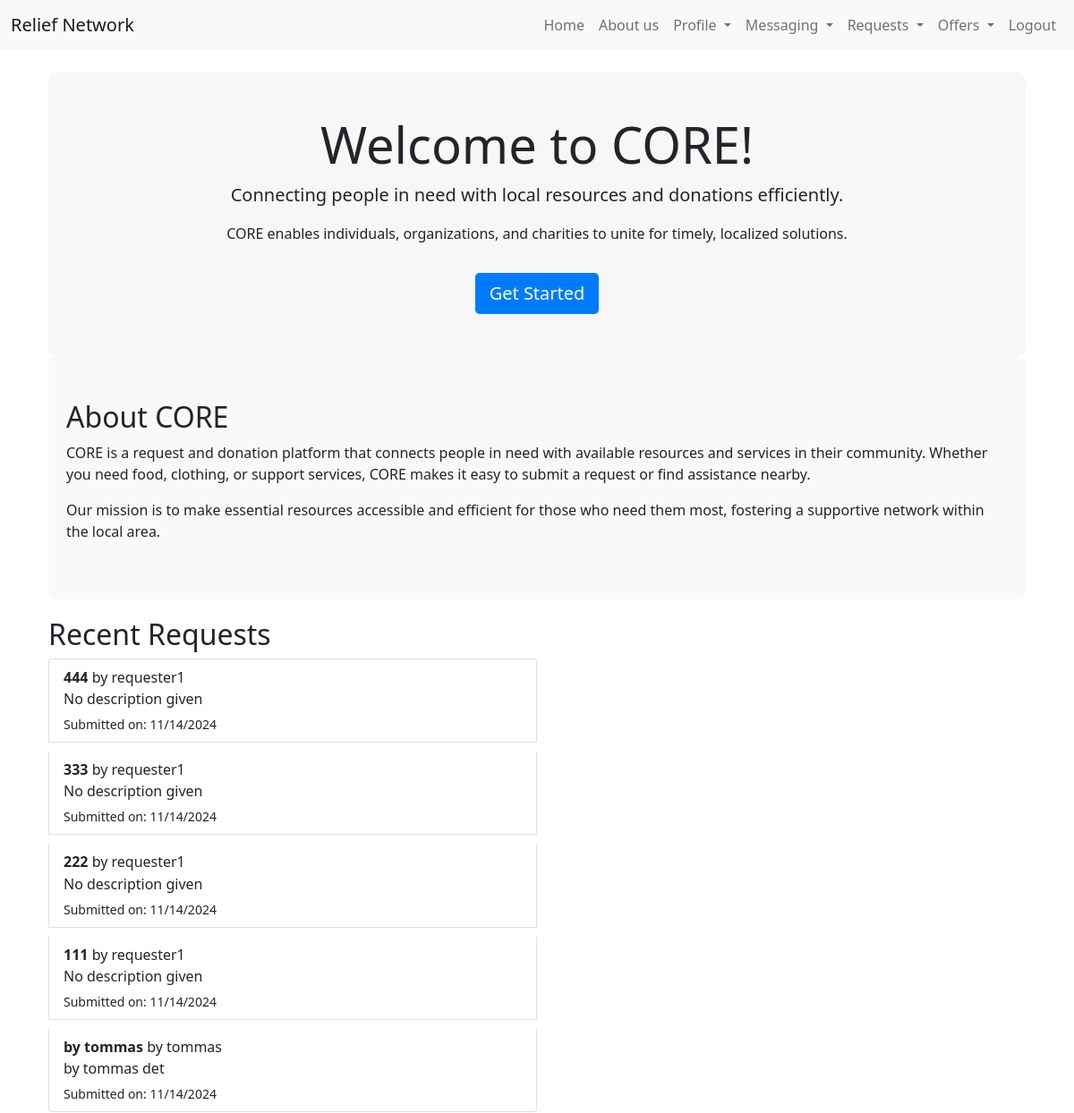
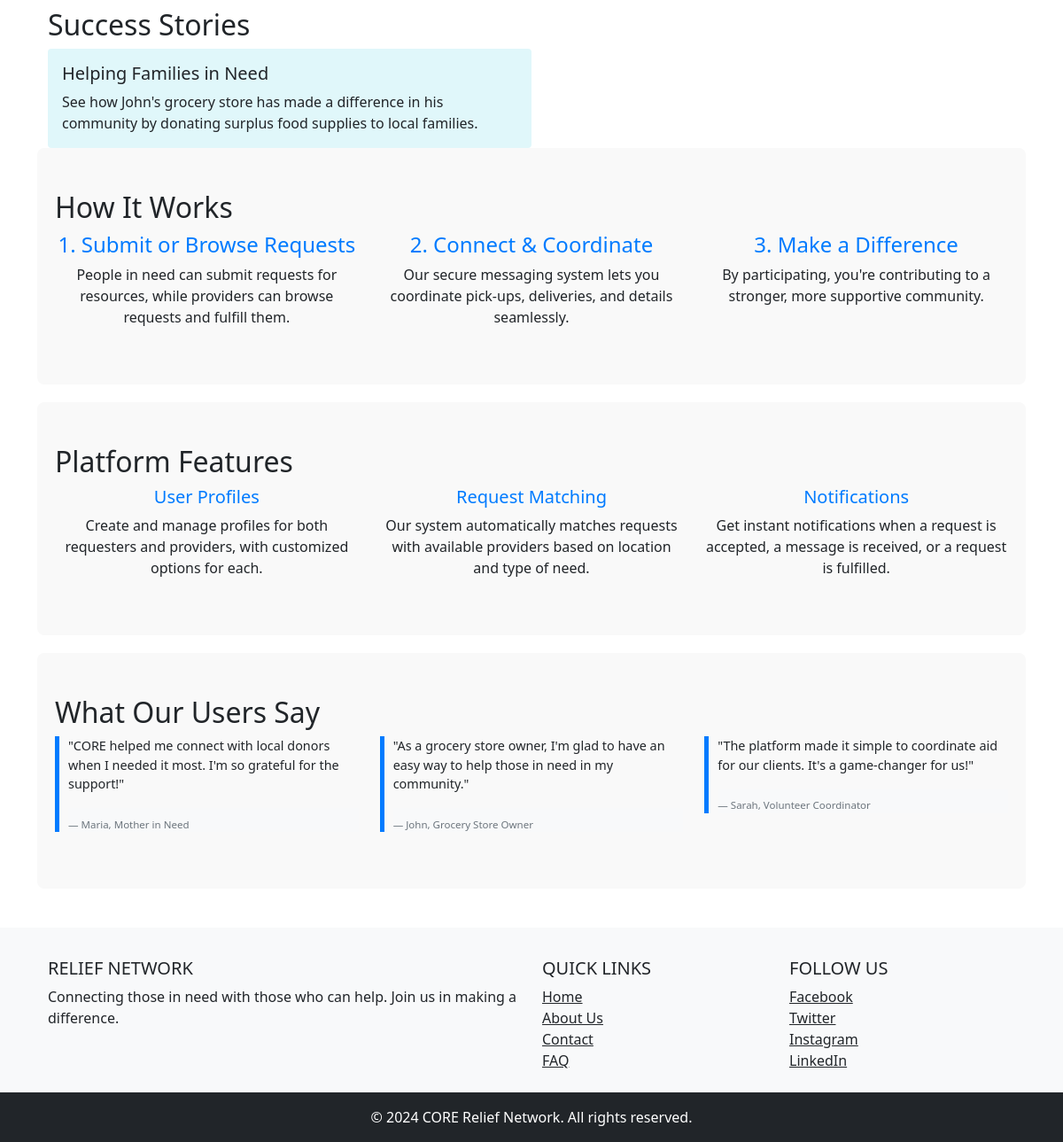
Screenshot of /home/ (signed in) with the database file from the repository (2 pictures, top to bottom).
### requests_app/models.py (models this page shows, shortened)
class Request(models.Model):
    CATEGORY_CHOICES = (
        ('food', 'Food'),
        ('water', 'Water'),
        ('clothing', 'Clothing'),
        ('shelter', 'Shelter'),
        ('medical', 'Medical Supplies'),
        ('other', 'Other'),
    )
    URGENCY_LEVELS = (
        ('low', 'Low'),
        ('medium', 'Medium'),
        ('high', 'High'),
    )
    STATUS_CHOICES = (
        ('pending', 'Pending'),
        ('accepted', 'Accepted'),
        ('in_progress', 'In Progress'),
        ('completed', 'Completed'),
        ('cancelled', 'Cancelled'),
    )
    user = models.ForeignKey(User, on_delete=models.CASCADE)
    title = models.CharField(max_length=100, default='No title given')
    description = models.TextField(default='No description given')
    location = models.CharField(max_length=255, default='No location given')# add a more detailed address later
    category = models.CharField(max_length=50, choices=CATEGORY_CHOICES, default='Other')
    urgency = models.CharField(max_length=10, choices=URGENCY_LEVELS, default='Low')
    status = models.CharField(max_length=11, choices=STATUS_CHOICES, default='Pending')
    accepted_by = models.ForeignKey(User, null=True, blank=True, on_delete=models.SET_NULL, related_name='accepted_requests')# changeed the default to None if no one has accepted the request
    created_at = models.DateTimeField(default=timezone.now, editable=False)

### accounts/models.py (models this page shows)
class User(AbstractUser):
    USER_TYPE_CHOICES = (
        ('requester', 'Requester'),
        ('provider', 'Provider'),
    )
    user_type = models.CharField(max_length=10, choices=USER_TYPE_CHOICES)
    name = models.CharField(max_length=255, null=True, blank=True)  # Adding a name field
    email = models.EmailField(unique=True)

### main/views.py (the view)
# urls.py: 2. Add a URL to urlpatterns:  path('', views.home, name='home')
def home(request):
    recent_requests = Request.objects.order_by('-created_at')[:5]
    return render(request, 'home.html', {
        'recent_requests': recent_requests,
    })

### main/templates/home.html
{% extends 'base.html' %}
{% block content %}
{% load static %}
<link rel="stylesheet" href="{% static 'css/home.css' %}">
<div class="container">
    <div class="hero-section text-center py-5">
        <h1 class="display-4">Welcome to CORE!</h1>
        <p class="lead">Connecting people in need with local resources and donations efficiently.</p>
        <p>CORE enables individuals, organizations, and charities to unite for timely, localized solutions.</p>
        <a href="{% url 'signup' %}" class="btn btn-primary btn-lg mt-3">Get Started</a>
    </div>
    <section class="about-section py-5">
        <h2>About CORE</h2>
        <p>CORE is a request and donation platform that connects people in need with available resources and services in their community. Whether you need food, clothing, or support services, CORE makes it easy to submit a request or find assistance nearby.</p>
        <p>Our mission is to make essential resources accessible and efficient for those who need them most, fostering a supportive network within the local area.</p>
    </section>
    <div class="col-md-6">
        <h2>Recent Requests</h2>
        <ul class="list-group">
            {% for request in recent_requests %}
            <li class="list-group-item">
                <strong>{{ request.title }}</strong> by {{ request.user.username }}
                <span class="badge badge-primary">{{ request.get_status_display }}</span>
                <p class="mb-1">{{ request.description|truncatewords:20 }}</p>
                <small>Submitted on: {{ request.created_at|date:"SHORT_DATE_FORMAT" }}</small>
            </li>
            {% empty %}
            <li class="list-group-item">No recent requests available.</li>
            {% endfor %}
        </ul>
    </div>
        <div class="col-md-6">
            <h2>Success Stories</h2>
            <div class="card success-story">
                <div class="card-body">
                    <h5 class="card-title">Helping Families in Need</h5>
                    <p class="card-text">See how John's grocery store has made a difference in his community by donating surplus food supplies to local families.</p>
                </div>
            </div>
        </div>
    </div>
    <section class="how-it-works py-5">
        <h2>How It Works</h2>
        <div class="row">
            <div class="col-md-4">
                <h4>1. Submit or Browse Requests</h4>
                <p>People in need can submit requests for resources, while providers can browse requests and fulfill them.</p>
            </div>
            <div class="col-md-4">
                <h4>2. Connect & Coordinate</h4>
                <p>Our secure messaging system lets you coordinate pick-ups, deliveries, and details seamlessly.</p>
            </div>
            <div class="col-md-4">
                <h4>3. Make a Difference</h4>
                <p>By participating, you're contributing to a stronger, more supportive community.</p>
            </div>
        </div>
    </section>
    <section class="features-section py-5">
        <h2>Platform Features</h2>
        <div class="row">
            <div class="col-md-4">
                <h5>User Profiles</h5>
                <p>Create and manage profiles for both requesters and providers, with customized options for each.</p>
            </div>
            <div class="col-md-4">
                <h5>Request Matching</h5>
                <p>Our system automatically matches requests with available providers based on location and type of need.</p>
            </div>
            <div class="col-md-4">
                <h5>Notifications</h5>
                <p>Get instant notifications when a request is accepted, a message is received, or a request is fulfilled.</p>
            </div>
        </div>
    </section>
    <section class="testimonials py-5">
        <h2>What Our Users Say</h2>
        <div class="row">
            <div class="col-md-4">
                <blockquote>
                    <p>"CORE helped me connect with local donors when I needed it most. I'm so grateful for the support!"</p>
                    <footer>— Maria, Mother in Need</footer>
                </blockquote>
            </div>
            <div class="col-md-4">
                <blockquote>
                    <p>"As a grocery store owner, I'm glad to have an easy way to help those in need in my community."</p>
                    <footer>— John, Grocery Store Owner</footer>
                </blockquote>
            </div>
            <div class="col-md-4">
                <blockquote>
                    <p>"The platform made it simple to coordinate aid for our clients. It's a game-changer for us!"</p>
                    <footer>— Sarah, Volunteer Coordinator</footer>
                </blockquote>
            </div>
        </div>
    </section>
</div>
{% endblock %}

### static/css/base.css (style rules this page uses)
html, body { height: 100%; margin: 0; display: flex; flex-direction: column; }
footer { background-color: #f8f9fa; padding-top: 10px; }

### static/css/home.css (style rules this page uses)
.hero-section { background-color: #f7f7f7; padding: 40px; text-align: center; border-radius: 10px; }
.about-section, .how-it-works, .features-section, .testimonials { background-color: #f9f9f9; padding: 20px; border-radius: 8px; margin-bottom: 20px; }
.list-group-item { margin-bottom: 10px; }
.success-story { background-color: #e0f7fa; border: none; }
blockquote { font-size: 0.9em; border-left: 5px solid #007bff; padding-left: 10px; }
blockquote footer { font-size: 0.8em; color: #6c757d; }
.features-section .col-md-4, .how-it-works .col-md-4 { text-align: center; }
.features-section h5, .how-it-works h4 { color: #007bff; }
.btn-primary { background-color: #007bff; border: none; }

### rows the page displays
Request: title "444", user.username "requester1", description "No description given", created_at "11/14/2024"
Request: title "333", user.username "requester1", description "No description given", created_at "11/14/2024"
Request: title "222", user.username "requester1", description "No description given", created_at "11/14/2024"
Request: title "111", user.username "requester1", description "No description given", created_at "11/14/2024"
Request: title "by tommas", user.username "tommas", description "by tommas det", created_at "11/14/2024"
